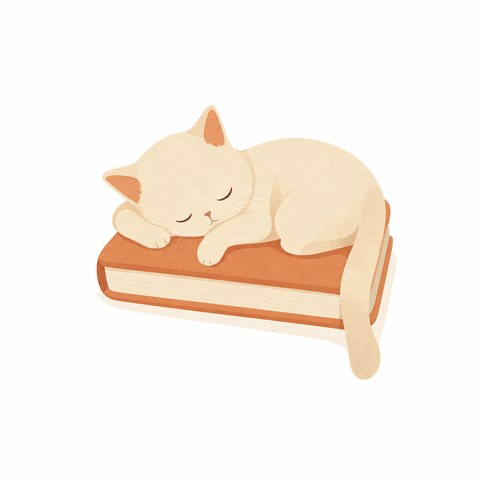
#> input picture miniapp/src/assets/illus/empty-records.jpg, 480 x 480 px
$ python clean-hero-card.py ../../src/assets/illus/empty-records.jpg out.png
#> lines starting #> are read from the running program, lines starting #| are printed output that depends on the picture; after the words box and inside, x2 and y2 are one past the last pixel; in counts of white or black regions, pixels touching at a corner belong together
# 一次性:hero-card 横幅残影清理(精确规则版)——面板内部不动。
# 残影成因:从参考稿裁卡时把面板烘焙软影的直边一起裁进来(用户截图的"方框")。
# 规则:左 x0 / 右 x669+ 整列置透明;底部 y>=305 仅保留 alpha>=200 的实体
# (面板底缘与云朵),清掉 alpha<200 的灰影带;顶部本就只有猫头,不动。
# 用法: python clean-hero-card.py [in.png] [out.png]
import sys
import numpy as np
from PIL import Image

src = sys.argv[1] if len(sys.argv) > 1 else '../../src/assets/illus/hero-card-v4.png'
dst = sys.argv[2] if len(sys.argv) > 2 else '../../src/assets/illus/hero-card-v5.png'

im = Image.open(src).convert('RGBA')
a = np.array(im).astype(int)
H, W = a.shape[:2]
#> H = 480; W = 480
al = a[..., 3].copy()
#> al: shape (480, 480) int64; every value is 255

removed = 0
# 左残线:x0 一列(暖灰实体线,面板蓝从 x1 起)
m = al[:, 0] > 0
removed += m.sum(); al[:, 0] = 0
#> after `removed += m.sum()`: removed = 480
#> after `al[:, 0] = 0`:
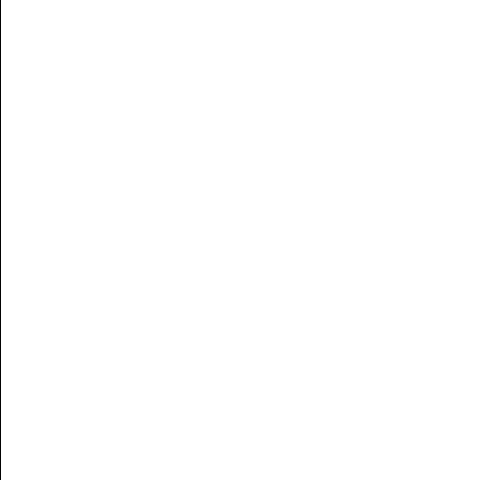
#> al: shape (480, 480) int64; 99.8% white; black in thin lines or dots, all inside (x1, y1, x2, y2) = (0, 0, 1, 480)
# 右残线:x669 起
m = al[:, 669:] > 0
#> m = empty array
removed += m.sum(); al[:, 669:] = 0
# 底部灰影带:y>=305 中 alpha<200 的半透明残影(云底/面板缘 alpha>=200 保留)
strip = al[305:, :]
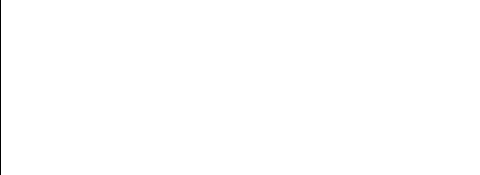
#> strip: shape (175, 480) int64; 99.8% white; black in thin lines or dots, all inside (x1, y1, x2, y2) = (0, 0, 1, 175)
m = (strip > 0) & (strip < 200)
#> m: shape (175, 480) bool; every value is 0
removed += m.sum(); strip[m] = 0
al[305:, :] = strip
print('removed px:', removed)
#| removed px: 480

out = a.copy()
out[..., 3] = al
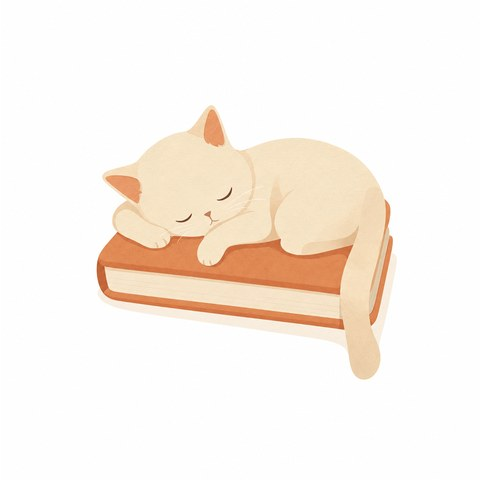
#> out: shape (480, 480, 4) int64; mean R, G, B, A 250.3, 242.2, 234.3, 254.5; transparent parts drawn white
res = out.astype('uint8')
Image.fromarray(res, 'RGBA').save(dst)
print('saved', dst, res.shape)
#| saved out.png (480, 480, 4)

# 预览:合成在奶油底上 + 四边放大
bg = Image.new('RGBA', (W, H), (247, 244, 238, 255))
bg.alpha_composite(Image.fromarray(res, 'RGBA'))
bg.convert('RGB').save('_hero_clean_preview.png')
for name, box in {
    '_clean_left': (0, 90, 50, 230),
    '_clean_bottom': (0, 270, 340, 312),
    '_clean_bottomr': (340, 250, 675, 312),
    '_clean_top': (380, 0, 675, 100),
}.items():
    c = bg.crop(box)
    c = c.resize(((box[2] - box[0]) * 3, (box[3] - box[1]) * 3), Image.NEAREST)
    c.convert('RGB').save('%s.png' % name)
#> this loop made 4 passes
#> pass 1, `c = bg.crop(box)`:
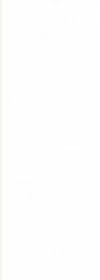
#> c: PIL image 50x140 RGBA (shown 2 times larger); mean R, G, B, A 253.9, 253.8, 253.7, 255
#> pass 2, `c = bg.crop(box)`:
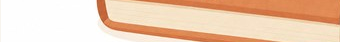
#> c: PIL image 340x42 RGBA; mean R, G, B, A 239.7, 207.4, 182, 255
print('previews written')

$ run again, on miniapp/src/assets/illus/tarot-home-clay-v1.jpg
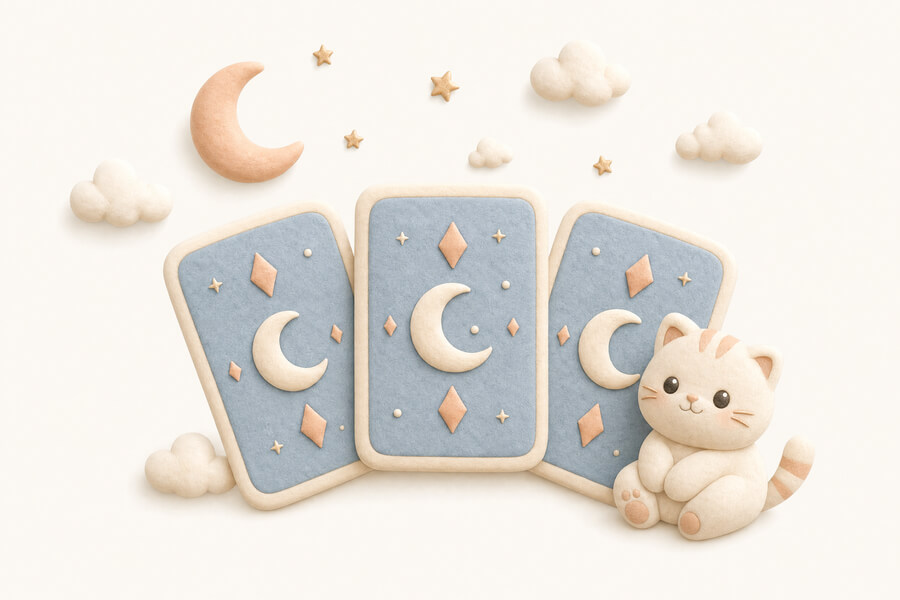
#> input picture miniapp/src/assets/illus/tarot-home-clay-v1.jpg, 900 x 600 px
#> `removed += m.sum()`: removed = 600
#> `al[:, 0] = 0`:
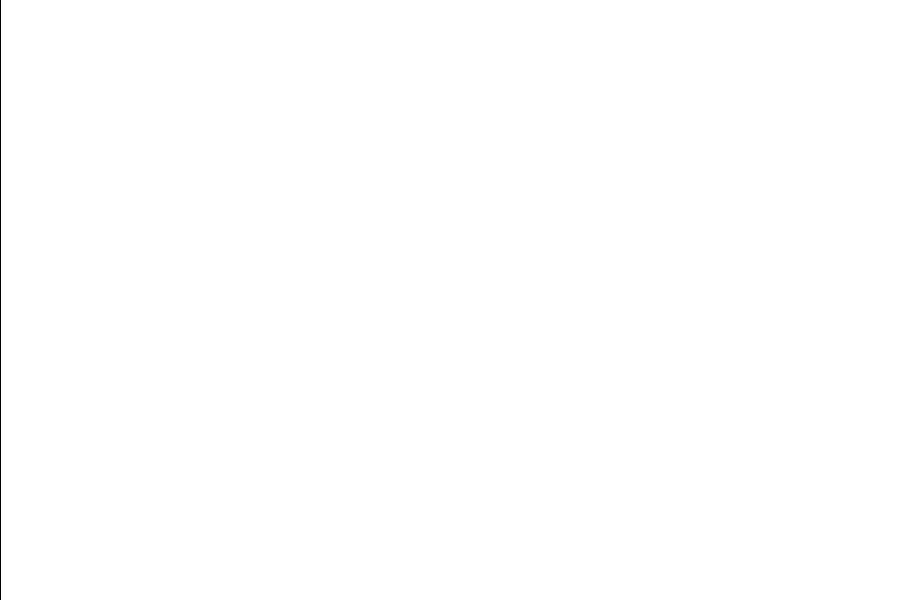
#> al: shape (600, 900) int64; 99.9% white; black in thin lines or dots, all inside (x1, y1, x2, y2) = (0, 0, 1, 600)
#> `removed += m.sum()`: removed = 139200
#> strip: shape (295, 900) int64; 74.2% white; 2 black regions, box (x1, y1, x2, y2) and area: (669, 0, 900, 295) 68145, (0, 0, 1, 295) 295
#| removed px: 139200
#| saved out.png (600, 900, 4)
#> after the loop `for name, box in {`:
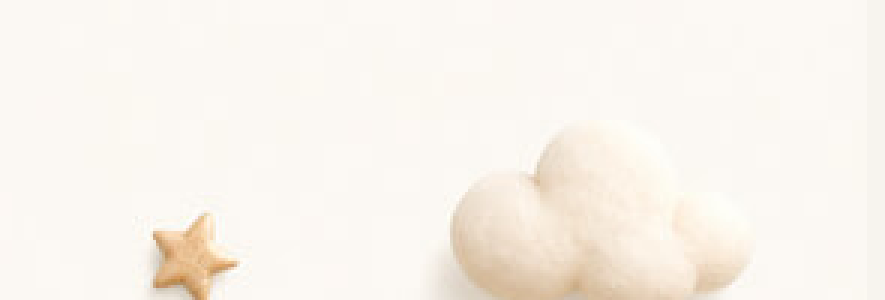
#> c: PIL image 885x300 RGBA; mean R, G, B, A 249.2, 243.9, 236.3, 255
